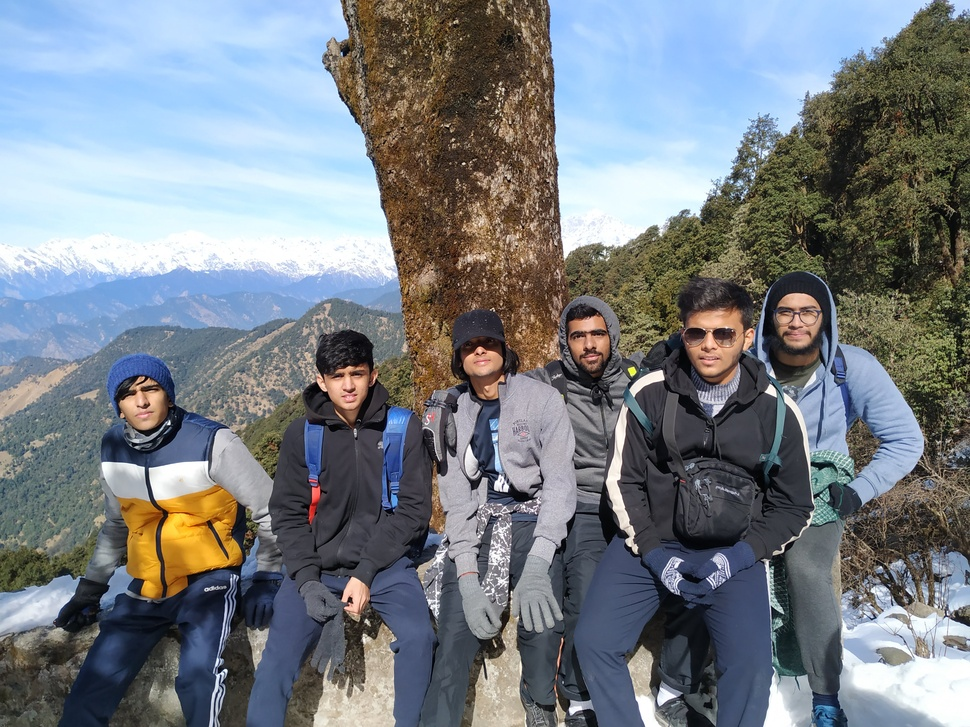
#> input picture Sample-Input-Images/Face_5.jpg, 970 x 727 px, shrunk from 4000 x 3000 before the run, found by its file name
$ python Face-detection.py
#> lines starting #> are read from the running program, lines starting #| are printed output that depends on the picture; after the words box and inside, x2 and y2 are one past the last pixel; in counts of white or black regions, pixels touching at a corner belong together
import cv2


#Input Images Method
imagePath = '/home/varun/Desktop/Face_5.jpg'

#Features cascadeclassifier file path
cascadeClassifierPath = '/home/varun/Desktop/haarcascade_frontalface_alt.xml'

#Features fro the human face
cascadeClassifier = cv2.CascadeClassifier(cascadeClassifierPath)


image = cv2.imread(imagePath)
#> image is the input picture: shape (727, 970, 3); mean B, G, R 132.5, 126.4, 120.1

#Conversion of image into grayscale image
grayimage = cv2.cvtColor(image, cv2.COLOR_BGR2GRAY)
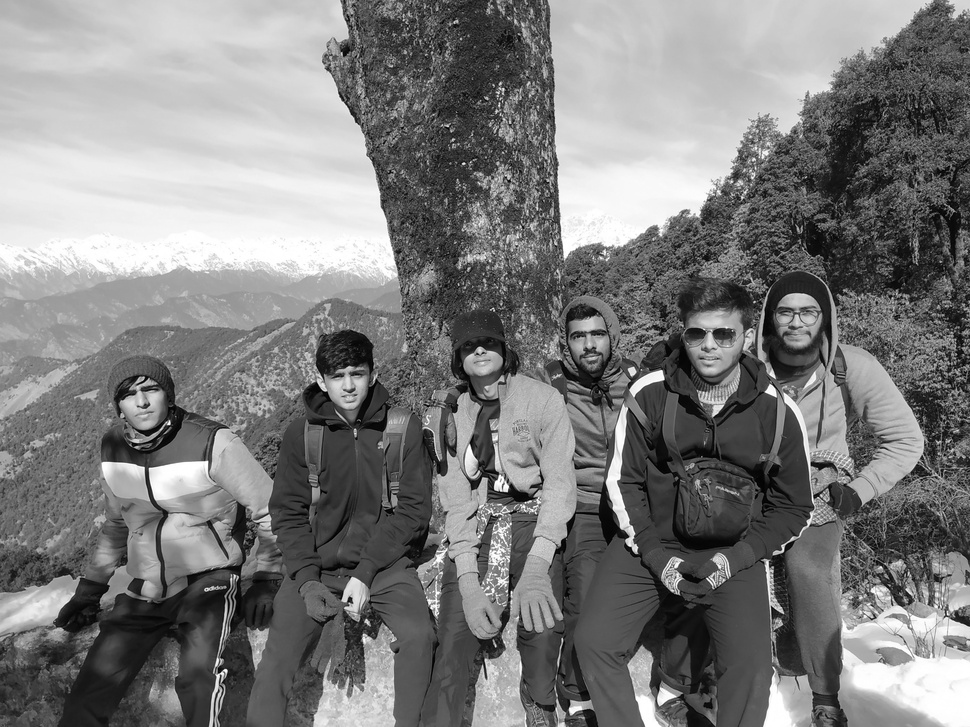
#> grayimage: shape (727, 970); min 0, max 255, mean 125.2

#Viola-Jones Algorithm
detectedFace = cascadeClassifier.detectMultiScale(grayimage, scaleFactor = 1.1, minNeighbors= 2, minSize=(30,30))
#> detectedFace = [[768, 290, 57, 57], [563, 315, 54, 54], [775, 334, 46, 46], [323, 356, 51, 51], [116, 372, 54, 54], [674, 307, 73, 73]]

#loop for creating face-detection windows
for(x,y,width,height) in detectedFace:
    cv2.rectangle(image,(x ,y), (x+width, y+height), (0,255,0), 5)
#> this loop made 6 passes
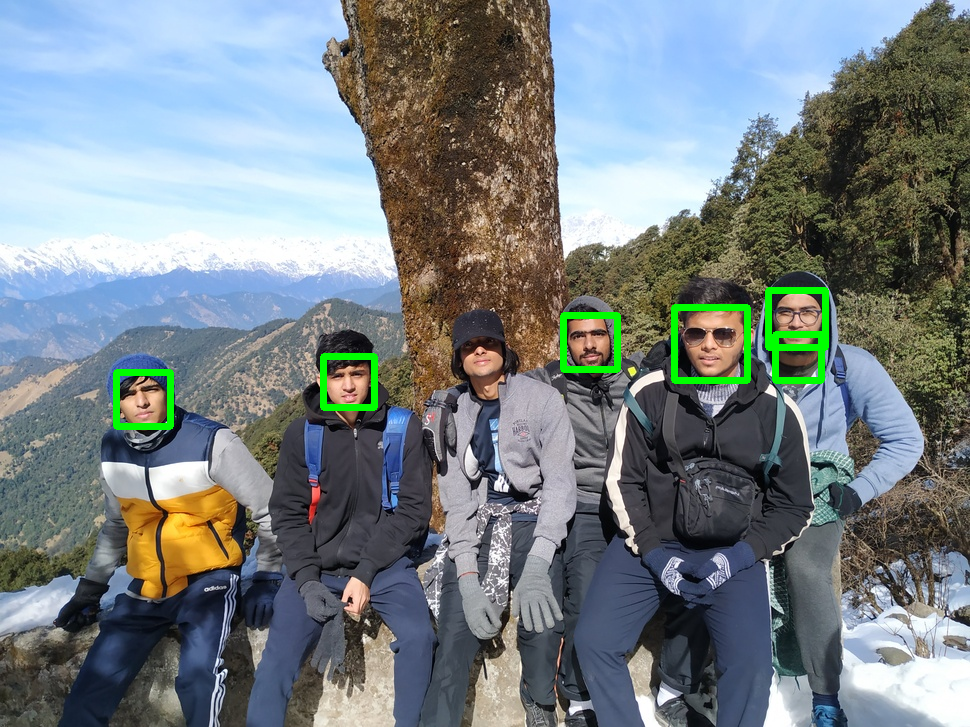
#> image: shape (727, 970, 3); 1.29% of pixels changed, all inside (x1, y1, x2, y2) = (113, 287, 829, 430)

cv2.imwrite('Result-Face.jpg',image )

$ run again, with Sample-Input-Images/face_1.jpg copied over Sample-Input-Images/Face_5.jpg
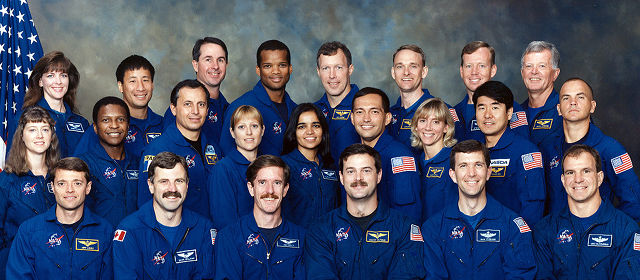
#> input picture Sample-Input-Images/face_1.jpg, 640 x 280 px, found by its file name
#> image is the input picture: shape (280, 640, 3); mean B, G, R 102.4, 79.3, 71.3
#> `grayimage = cv2.cvtColor(image, cv2.COLOR_BGR2GRAY)`:
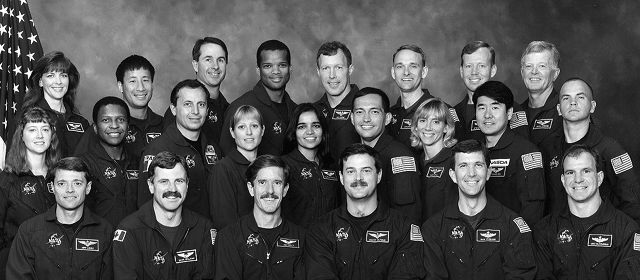
#> grayimage: shape (280, 640); min 0, max 255, mean 79.5
#> detectedFace = 23 rows, first 6: [195, 44, 39, 39], [255, 50, 40, 40], [385, 49, 44, 44], [312, 53, 40, 40], [456, 52, 38, 38], [514, 49, 42, 42]
#> the loop `for(x,y,width,height) in detectedFace:` made 23 passes
#> after the loop `for(x,y,width,height) in detectedFace:`:
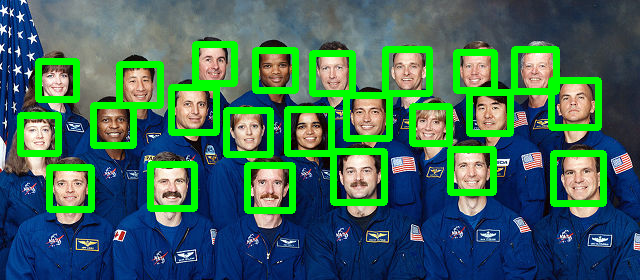
#> image: shape (280, 640, 3); 14.65% of pixels changed, all inside (x1, y1, x2, y2) = (17, 41, 607, 214)
